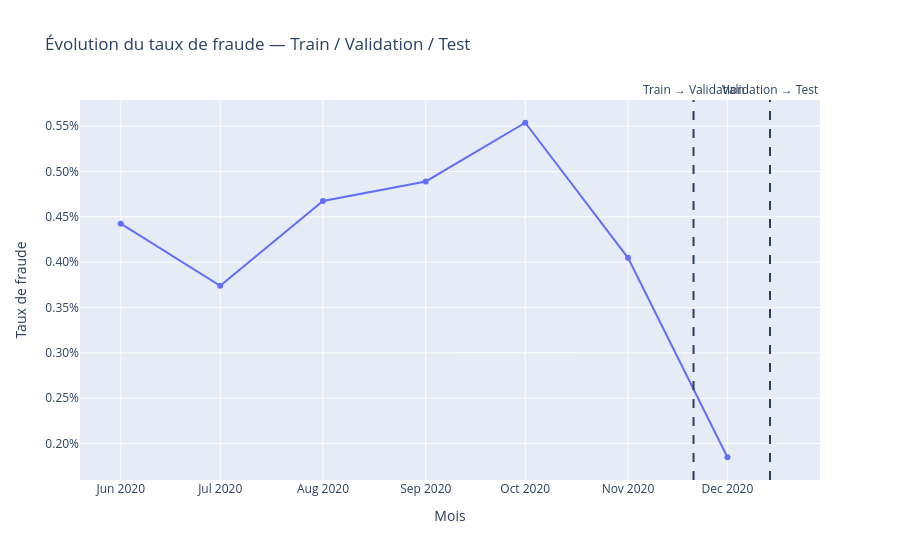

Notebook code for this chart:
### Code cell
import pandas as pd
import plotly.express as px

fig = px.line(
    monthly_fraud,
    x="year_month",
    y="fraud_rate",
    markers=True,
    title="Évolution du taux de fraude — Train / Validation / Test",
    labels={
        "year_month": "Mois",
        "fraud_rate": "Taux de fraude",
    },
)

fig.update_yaxes(tickformat=".2%")


# Frontière train / validation
fig.add_vline(
    x=train_end_date,
    line_dash="dash",
    annotation_text="Train → Validation",
    annotation_position="top",
)


# Frontière validation / test
fig.add_vline(
    x=val_end_date,
    line_dash="dash",
    annotation_text="Validation → Test",
    annotation_position="top",
)

fig.show()

### Figure 1 — Plotly figure (JSON) as saved in the notebook; plotly's stock layout.template omitted (floating-point values rounded to 4 significant figures)
{"data": [{"hovertemplate": "Mois=%{x}<br>Taux de fraude=%{y}<extra></extra>", "legendgroup": "", "line": {"color": "#636efa", "dash": "solid"}, "marker": {"symbol": "circle"}, "mode": "lines+markers", "name": "", "orientation": "v", "showlegend": false, "type": "scatter", "x": ["2020-06-01T00:00:00.000000", "2020-07-01T00:00:00.000000", "2020-08-01T00:00:00.000000", "2020-09-01T00:00:00.000000", "2020-10-01T00:00:00.000000", "2020-11-01T00:00:00.000000", "2020-12-01T00:00:00.000000"], "xaxis": "x", "y": [0.004425, 0.003739, 0.004676, 0.00489, 0.005537, 0.004048, 0.001849], "yaxis": "y"}], "layout": {"annotations": [{"showarrow": false, "text": "Train → Validation", "x": "2020-11-20T18:26:42", "xanchor": "center", "xref": "x", "y": 1, "yanchor": "bottom", "yref": "y domain"}, {"showarrow": false, "text": "Validation → Test", "x": "2020-12-13T20:01:56", "xanchor": "center", "xref": "x", "y": 1, "yanchor": "bottom", "yref": "y domain"}], "legend": {"tracegroupgap": 0}, "shapes": [{"line": {"dash": "dash"}, "type": "line", "x0": "2020-11-20T18:26:42", "x1": "2020-11-20T18:26:42", "xref": "x", "y0": 0, "y1": 1, "yref": "y domain"}, {"line": {"dash": "dash"}, "type": "line", "x0": "2020-12-13T20:01:56", "x1": "2020-12-13T20:01:56", "xref": "x", "y0": 0, "y1": 1, "yref": "y domain"}], "title": {"text": "Évolution du taux de fraude — Train / Validation / Test"}, "xaxis": {"anchor": "y", "domain": [0, 1], "title": {"text": "Mois"}}, "yaxis": {"anchor": "x", "domain": [0, 1], "tickformat": ".2%", "title": {"text": "Taux de fraude"}}}}
